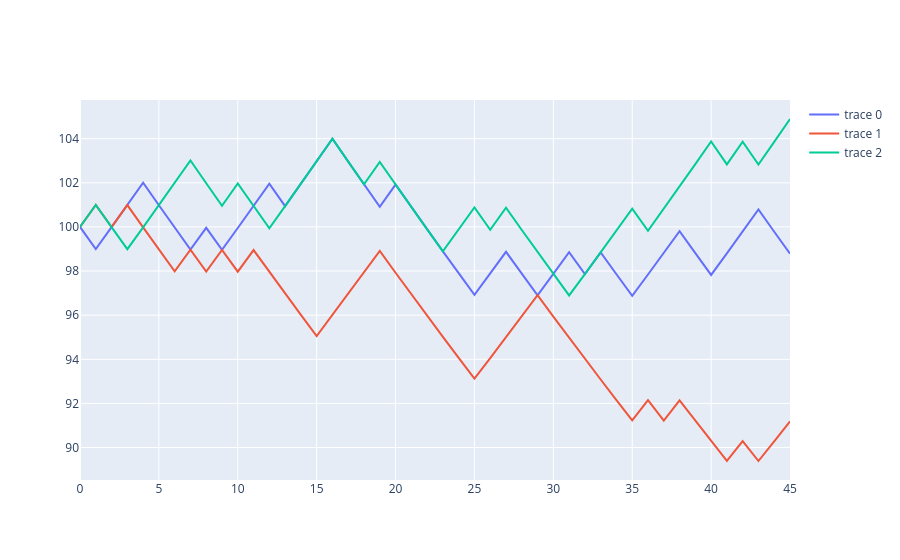

Notebook code for this chart:
### Code cell
S0 = 100
u = 1.01
d = 0.99
p = 0.51
n = 45
N = 3

t = np.arange(n + 1)
paths = binom_simulations(S0, u, d, p, n, N)
# paths

plot = go.Figure()
for path in paths:
    graph = go.Scatter(x = t, y = path)
    plot.add_trace(graph)
plot.show()
